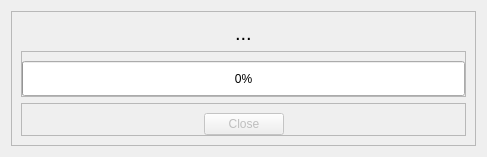
<?xml version="1.0" encoding="UTF-8"?>
<ui version="4.0">
 <class>RenderingProgressDialog</class>
 <widget class="QDialog" name="RenderingProgressDialog">
  <property name="geometry">
   <rect>
    <x>0</x>
    <y>0</y>
    <width>487</width>
    <height>157</height>
   </rect>
  </property>
  <property name="windowTitle">
   <string>Rendering And Saving</string>
  </property>
  <layout class="QVBoxLayout" name="verticalLayout">
   <item>
    <widget class="QFrame" name="main_widget_frame">
     <property name="frameShape">
      <enum>QFrame::StyledPanel</enum>
     </property>
     <property name="frameShadow">
      <enum>QFrame::Raised</enum>
     </property>
     <layout class="QVBoxLayout" name="verticalLayout_4">
      <item>
       <layout class="QHBoxLayout" name="status_message_frame_layout">
        <item>
         <spacer name="status_message_h_left_spacer">
          <property name="orientation">
           <enum>Qt::Horizontal</enum>
          </property>
          <property name="sizeHint" stdset="0">
           <size>
            <width>40</width>
            <height>20</height>
           </size>
          </property>
         </spacer>
        </item>
        <item>
         <widget class="QLabel" name="status_message_label">
          <property name="font">
           <font>
            <pointsize>15</pointsize>
            <bold>false</bold>
           </font>
          </property>
          <property name="text">
           <string>...</string>
          </property>
         </widget>
        </item>
        <item>
         <spacer name="status_message_h_right_spacer">
          <property name="orientation">
           <enum>Qt::Horizontal</enum>
          </property>
          <property name="sizeHint" stdset="0">
           <size>
            <width>40</width>
            <height>20</height>
           </size>
          </property>
         </spacer>
        </item>
       </layout>
      </item>
      <item>
       <widget class="QFrame" name="progress_bar_frame">
        <property name="frameShape">
         <enum>QFrame::StyledPanel</enum>
        </property>
        <property name="frameShadow">
         <enum>QFrame::Raised</enum>
        </property>
        <layout class="QVBoxLayout" name="verticalLayout_2">
         <property name="leftMargin">
          <number>0</number>
         </property>
         <property name="topMargin">
          <number>9</number>
         </property>
         <property name="rightMargin">
          <number>0</number>
         </property>
         <property name="bottomMargin">
          <number>0</number>
         </property>
         <item>
          <layout class="QVBoxLayout" name="progress_bar_frame_layout">
           <item>
            <widget class="QProgressBar" name="progress_bar">
             <property name="minimumSize">
              <size>
               <width>0</width>
               <height>35</height>
              </size>
             </property>
             <property name="value">
              <number>0</number>
             </property>
             <property name="alignment">
              <set>Qt::AlignLeading|Qt::AlignLeft|Qt::AlignVCenter</set>
             </property>
            </widget>
           </item>
          </layout>
         </item>
        </layout>
       </widget>
      </item>
      <item>
       <widget class="QFrame" name="close_button_frame">
        <property name="frameShape">
         <enum>QFrame::StyledPanel</enum>
        </property>
        <property name="frameShadow">
         <enum>QFrame::Raised</enum>
        </property>
        <layout class="QHBoxLayout" name="horizontalLayout_2">
         <property name="leftMargin">
          <number>0</number>
         </property>
         <property name="topMargin">
          <number>0</number>
         </property>
         <property name="rightMargin">
          <number>0</number>
         </property>
         <property name="bottomMargin">
          <number>0</number>
         </property>
         <item>
          <layout class="QHBoxLayout" name="close_button_frame_h_layout">
           <property name="topMargin">
            <number>9</number>
           </property>
           <item>
            <spacer name="close_button_h_left_spacer">
             <property name="orientation">
              <enum>Qt::Horizontal</enum>
             </property>
             <property name="sizeHint" stdset="0">
              <size>
               <width>40</width>
               <height>20</height>
              </size>
             </property>
            </spacer>
           </item>
           <item>
            <widget class="QPushButton" name="close_button">
             <property name="enabled">
              <bool>false</bool>
             </property>
             <property name="minimumSize">
              <size>
               <width>0</width>
               <height>0</height>
              </size>
             </property>
             <property name="text">
              <string>Close</string>
             </property>
            </widget>
           </item>
           <item>
            <spacer name="close_button_h_right_spacer">
             <property name="orientation">
              <enum>Qt::Horizontal</enum>
             </property>
             <property name="sizeHint" stdset="0">
              <size>
               <width>40</width>
               <height>20</height>
              </size>
             </property>
            </spacer>
           </item>
          </layout>
         </item>
        </layout>
       </widget>
      </item>
     </layout>
    </widget>
   </item>
  </layout>
 </widget>
 <resources/>
 <connections/>
</ui>
